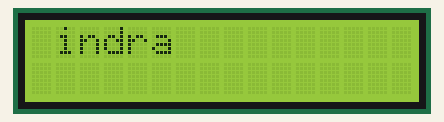
Bench run of a sketch on a simulated Arduino Uno, built with avr-gcc and run on an emulated ATmega328P. Shown: 16×2 character LCD.

Above: at 0.13 s.
At 0.89 s:
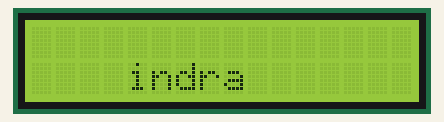
At 1.64 s:
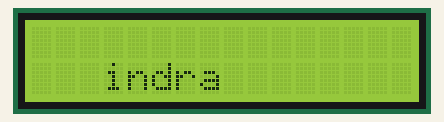
At 2.25 s:
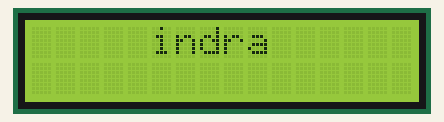
At 2.7 s:
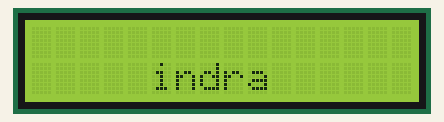
At 3.16 s:
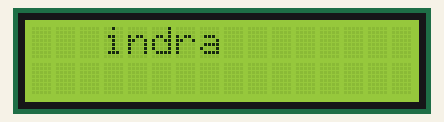

Measured:
- by itself, everything shown: repeats every 2.7 s, in 18 steps

The sketch:

lcdtesdoang.ino
```cpp
// include the library code:
#include <LiquidCrystal.h>

// initialize the library by associating any needed LCD interface pin
// with the arduino pin number it is connected to
const int rs = 12, en = 11, d4 = 5, d5 = 4, d6 = 3, d7 = 2;
LiquidCrystal lcd(rs, en, d4, d5, d6, d7);

void setup() {
  lcd.begin(16, 2);
}

void loop() {
 lcd.setCursor(0,0);
 lcd.print("indra");
 for (int positionCounter = 0; positionCounter < 3; positionCounter++) {
 lcd.scrollDisplayRight();
 delay(150);
 }
 lcd.clear();

 lcd.setCursor(1,1);
 lcd.print("indra");
 for (int positionCounter = 0; positionCounter < 3; positionCounter++) {
 lcd.scrollDisplayRight();
 delay(150);
 }
 lcd.clear();

 lcd.setCursor(1,0);
 lcd.print("indra");
 for (int positionCounter = 0; positionCounter < 3; positionCounter++) {
 lcd.scrollDisplayRight();
 delay(150);
 }
 lcd.clear();

  lcd.setCursor(1,1);
 lcd.print("indra");
 for (int positionCounter = 0; positionCounter < 3; positionCounter++) {
 lcd.scrollDisplayRight();
 delay(150);
 }
 lcd.clear();

 lcd.setCursor(2,0);
 lcd.print("indra");
 for (int positionCounter = 0; positionCounter < 3; positionCounter++) {
 lcd.scrollDisplayRight();
 delay(150);
 }
 lcd.clear();

 lcd.setCursor(2,1);
 lcd.print("indra");
 for (int positionCounter = 0; positionCounter < 3; positionCounter++) {
 lcd.scrollDisplayRight();
 delay(150);
 }
 lcd.clear();
}
```
